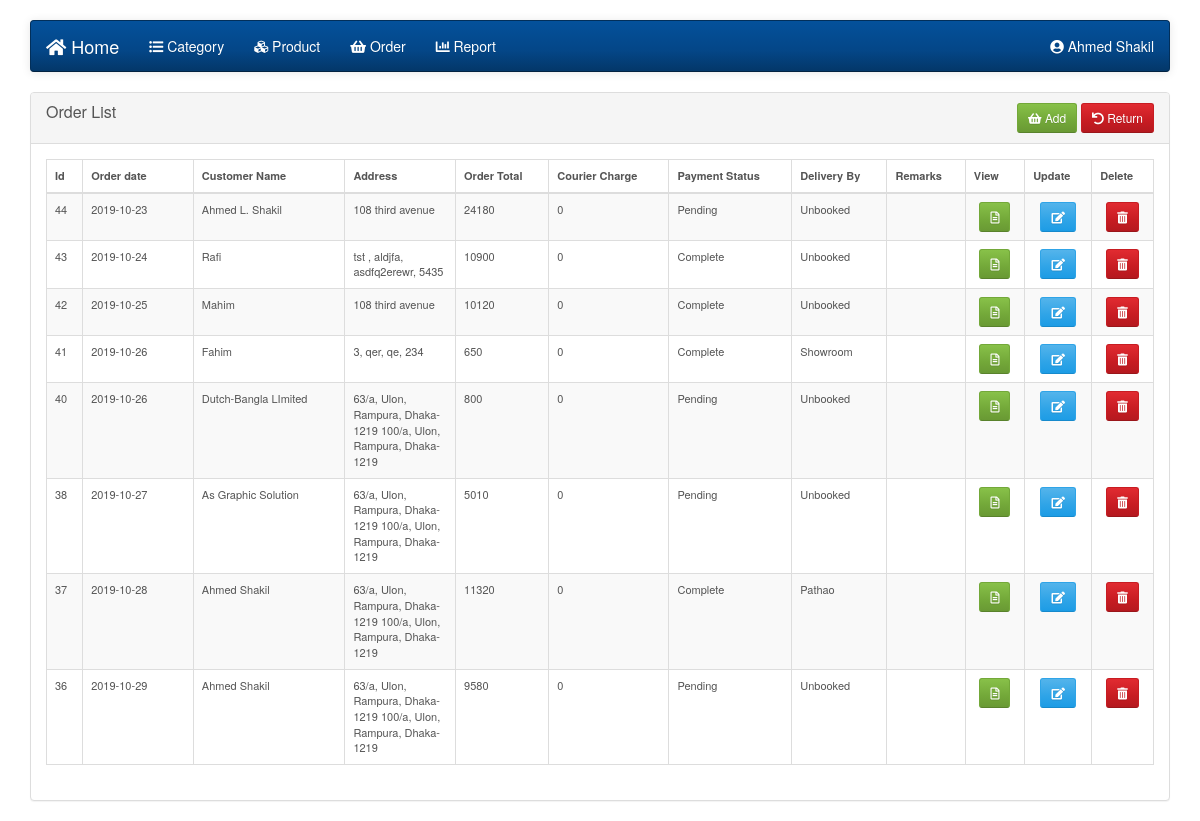
Page /order3.php (signed in) on the committed database.
### tables this page shows
CREATE TABLE `inventory_order` (
  `order_id` int(11) NOT NULL,
  `user_id` int(11) NOT NULL,
  `payment_status` varchar(255) NOT NULL,
  `order_date` date NOT NULL,
  `order_total` int(11) NOT NULL DEFAULT 0,
  `payment_method` varchar(255) NOT NULL DEFAULT 'bKash',
  `cod` int(11) NOT NULL DEFAULT 0,
  `courier_charge` int(11) NOT NULL DEFAULT 0,
  `customer_name` varchar(255) NOT NULL,
  `customer_mobile` varchar(255) NOT NULL,
  `customer_address` varchar(255) NOT NULL,
  `order_from` varchar(255) NOT NULL,
  `reference_no` varchar(255) NOT NULL,
  `shipping_charge` int(11) NOT NULL DEFAULT 0,
  `net_total` int(11) NOT NULL DEFAULT 0,
  `delivery_by` varchar(255) DEFAULT NULL,
  `remarks` varchar(255) DEFAULT NULL,
  `order_status` int(11) NOT NULL DEFAULT 1
);

### order3.php (the view, shortened to what this page needs)
<?php
include('function.php');
include('header.php');
?>
	<link rel="stylesheet" href="css/datepicker.css">
	<link rel="stylesheet" href="https://cdnjs.cloudflare.com/ajax/libs/bootstrap-select/1.12.2/css/bootstrap-select.min.css">
	<div class="row">
		<div class="col-lg-12">
			<div class="panel panel-default">
                <div class="panel-heading">
                	<div class="row">
                    	<div class="col-lg-10 col-md-10 col-sm-8 col-xs-6">
                            <h3 class="panel-title">Order List</h3>
                        </div>
                        <div class="col-lg-2 col-md-2 col-sm-4 col-xs-6" align="right">
							<button type="button" name="add" id="add_button" class="btn btn-success btn-sm"><i class="fa fa-shopping-basket"></i> Add</button>
							<button type="button" name="add" id="return_button" class="btn btn-danger btn-sm"><i class="fas fa-undo"></i> Return</button>
                        </div>
                    </div>
                </div>
                <div class="panel-body">
                	<table id="order_data" class="table table-bordered table-striped" style="font-size: 11px;">
                		<thead>
							<tr>
								<th>Id</th>
								<th width="10%">Order date</th>
								<th>Customer Name</th>
								<th width="10%">Address</th>
								<th>Order Total</th>
								<th>Courier Charge</th>
								<th>Payment Status</th>
								<th>Delivery By</th>
								<th>Remarks</th>
								<th>View</th>
								<th>Update</th>
								<th>Delete</th>
							</tr>
						</thead>
						<tbody>
							<?php
							$fetch_product_query = 'SELECT * FROM inventory_order ORDER BY order_id DESC';
							$Execute = mysqli_query($conn, $fetch_product_query);
							while ($row = mysqli_fetch_assoc($Execute)) {
								$order_id = $row['order_id'];
								$order_date = $row['order_date'];
								$customer_name = $row['customer_name'];
								$customer_address = $row['customer_address'];
								$order_total = $row['order_total'];
								$courier_charge = $row['courier_charge'];
								$payment_status = $row['payment_status'];
								$delivery_by = $row['delivery_by'];
								$remarks = $row['remarks'];
								 ?>
							<tr>
							<td  ><?php  echo $order_id; ?></td>
							<td  ><?php  echo $order_date; ?></td>
							<td  ><?php  echo $customer_name; ?></td>
							<td  ><?php  echo $customer_address; ?></td>
							<td><?php  echo $order_total; ?></td>
							<td><?php  echo $courier_charge; ?></td>
							<td><?php  echo $payment_status; ?></td>
							<td><?php  echo $delivery_by; ?></td>
							<td><?php  echo $remarks; ?></td>
							<td align="center"  ><a href="view_order.php?order_id=<?php echo $order_id; ?>" target="_blank" id="<?php echo $order_id;  ?>" class="btn btn-success btn-sm"><i class="far fa-file-alt"></i></a>
							</td>
							<td align="center">
							<a id="<?php echo $order_id;  ?>"  class="update_order btn btn-primary btn-sm"><i class="fa fa-edit"></i></a>
							</td >
							<td align="center">
							<a id="<?php echo $order_id;  ?>"  class="delete_order btn btn-danger btn-sm"><i class="fas fa-trash-alt"></i></a>
							</td>
							</tr>
						<?php
							}
						?>
                </tbody>
                	</table>
                </div>
            </div>
        </div>
    </div>

### rows in the picture
inventory_order: order_id "44", order_date "2019-10-23", customer_name "Ahmed L. Shakil", customer_address "108 third avenue", order_total "24180", courier_charge "0", payment_status "Pending", delivery_by "Unbooked"
inventory_order: order_id "43", order_date "2019-10-24", customer_name "Rafi", customer_address "tst , aldjfa, asdfq2erewr, 5435", order_total "10900", courier_charge "0", payment_status "Complete", delivery_by "Unbooked"
inventory_order: order_id "42", order_date "2019-10-25", customer_name "Mahim", customer_address "108 third avenue", order_total "10120", courier_charge "0", payment_status "Complete", delivery_by "Unbooked"
inventory_order: order_id "41", order_date "2019-10-26", customer_name "Fahim", customer_address "3, qer, qe, 234", order_total "650", courier_charge "0", payment_status "Complete", delivery_by "Showroom"
inventory_order: order_id "40", order_date "2019-10-26", customer_name "Dutch-Bangla LImited", customer_address "63/a, Ulon, Rampura, Dhaka-1219 100/a, Ulon, Rampura, Dhaka-1219", order_total "800", courier_charge "0", payment_status "Pending", delivery_by "Unbooked"
inventory_order: order_id "38", order_date "2019-10-27", customer_name "As Graphic Solution", customer_address "63/a, Ulon, Rampura, Dhaka-1219 100/a, Ulon, Rampura, Dhaka-1219", order_total "5010", courier_charge "0", payment_status "Pending", delivery_by "Unbooked"
inventory_order: order_id "37", order_date "2019-10-28", customer_name "Ahmed Shakil", customer_address "63/a, Ulon, Rampura, Dhaka-1219 100/a, Ulon, Rampura, Dhaka-1219", order_total "11320", courier_charge "0", payment_status "Complete", delivery_by "Pathao"
inventory_order: order_id "36", order_date "2019-10-29", customer_name "Ahmed Shakil", customer_address "63/a, Ulon, Rampura, Dhaka-1219 100/a, Ulon, Rampura, Dhaka-1219", order_total "9580", courier_charge "0", payment_status "Pending", delivery_by "Unbooked"

### other values in the picture
$_SESSION["user_name"] "Ahmed Shakil"
